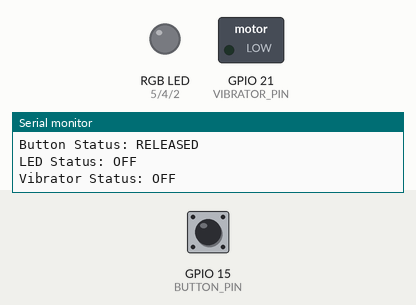
Recording of a program running on a simulated ESP32. Shown: switched loads named in the program (green lamp = pin HIGH), an RGB LED mixed from three pins (HIGH = lit), the last lines printed to the serial monitor. Inputs (shaded band) come from the test bench; at power-on: GPIO 15 (BUTTON_PIN) HIGH. Dim RGB values are drawn brighter than linear.

Above: at 1.2 s.
1.3 s: GPIO 15 (BUTTON_PIN) pulled LOW for 0.15 s
At 2.7 s:
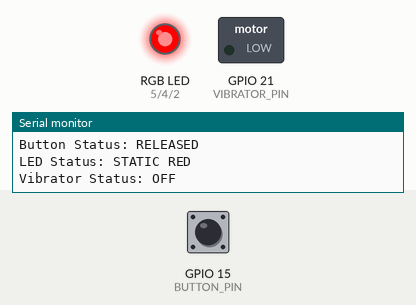
3.0 s: GPIO 15 (BUTTON_PIN) pulled LOW for 1 s
At 5.7 s:
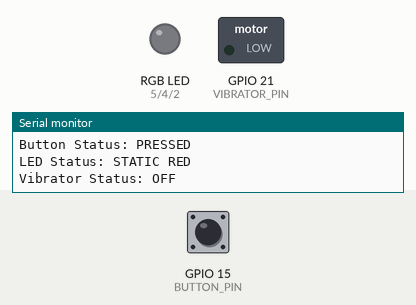
6.7 s: GPIO 15 (BUTTON_PIN) pulled LOW for 3.2 s
At 10.21 s:
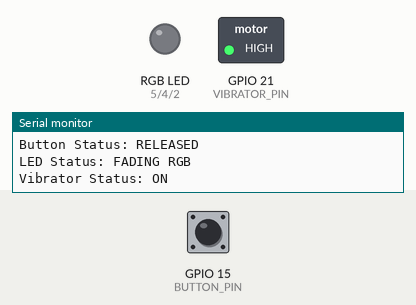
11.4 s: GPIO 15 (BUTTON_PIN) pulled LOW for 0.15 s
At 12.8 s:
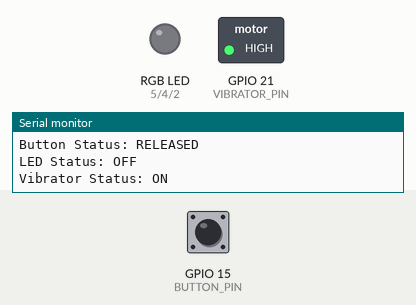
13.1 s: GPIO 15 (BUTTON_PIN) pulled LOW for 0.15 s
At 14.1 s:
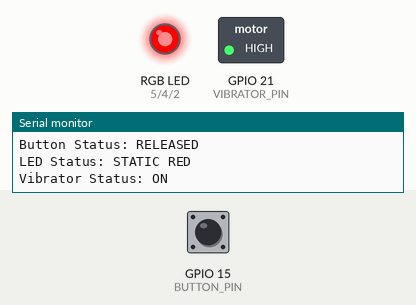
14.8 s: GPIO 15 (BUTTON_PIN) pulled LOW for 1 s
At 26.51 s:
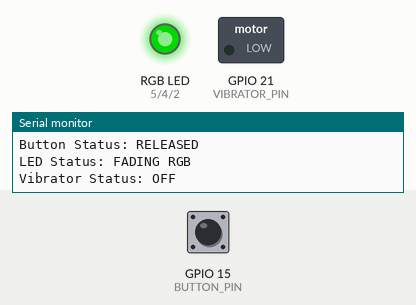
Timing chart, 0 to 26.4 s (numbered marks = the images above; inputs shaded):
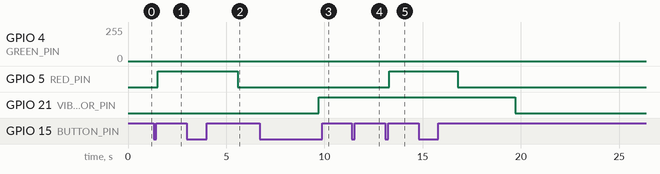

Measured:
- after the input at 1.3 s, GPIO 5 (RED_PIN): LOW → HIGH after 0.20 s
- after the input at 3.0 s, GPIO 5 (RED_PIN): HIGH → LOW after 2.6 s
- after the input at 6.7 s, GPIO 4 (GREEN_PIN): stays 0/255 (without the input it goes to 20/255 after 2.8 s); GPIO 5 (RED_PIN): stays LOW (without the input it goes to HIGH after 2.8 s)
- after the input at 11.4 s, GPIO 4 (GREEN_PIN): stays 0/255 (without the input it goes to 73/255 after 1.7 s)
- after the input at 13.1 s, GPIO 5 (RED_PIN): LOW → HIGH after 0.20 s
- after the input at 14.8 s, GPIO 5 (RED_PIN): HIGH → LOW after 2.0 s

The program:

main.cpp
```cpp
#include <Arduino.h>
#include <main.h>

// RGB LED states
volatile LEDState currentLEDState = LED_OFF;

// button machine states
volatile BUTTONState currentBTNState = NONE;

// Monitoring system variables
String ledStatus = "OFF";
uint vibratorActive = 0;

unsigned long lastDebounceTime = 0; // the last time the button was toggled
unsigned long idleStartTime = 0;    // Time when system became idle

int buttonState = HIGH;         // current state of the button (HIGH is unpressed)
int lastButtonState = HIGH;     // previous state of the button
bool longPressDetected = false; // flag to track if a long press was detected

// FreeRTOS handles
TimerHandle_t vibartorTimer;
TaskHandle_t fadeTaskHandle = NULL;
TaskHandle_t monitorTaskHandle = NULL;
TaskHandle_t buttonTaskHandle = NULL;

/**
 * setupPWM - PWM setup.
 *
 * This function initializes the PWM channels for the RGB LED.
 *
 * @return: TRUE if PWM setup was successful, FALSE otherwise.
 */
bool setupPWM()
{
  if (!ledcSetup(0, PWM_FREQUENCY, PWM_RESOLUTION)) {
    Serial.println("Failed to setup channel 0");
    return false;
  }
  if (!ledcSetup(1, PWM_FREQUENCY, PWM_RESOLUTION)) {
    Serial.println("Failed to setup channel 1");
    return false;
  }
  if (!ledcSetup(2, PWM_FREQUENCY, PWM_RESOLUTION)) {
    Serial.println("Failed to setup channel 2");
    return false;
  }

  ledcAttachPin(RED_PIN, 0);
  ledcAttachPin(GREEN_PIN, 2);
  ledcAttachPin(BLUE_PIN, 3);
  return true;
}

/**
 * debounceButton - Button debouncing.
 *
 * This function debounces the button by checking the button state.
 *
 * @return: void.
 */
void debounceButton()
{
  // Read the current button state
  int reading = digitalRead(BUTTON_PIN);

  // If the button state has changed due to noise or pressing, reset the debounce timer
  if (reading != lastButtonState)
  {
    lastDebounceTime = millis(); // Reset the debounce timer
  }

  // If the button state has been stable longer than the debounce delay
  if ((millis() - lastDebounceTime) > DEBOUNCE_DELAY)
  {
    // Detect button press (LOW state)
    if (reading == LOW && buttonState == HIGH)
    {
      buttonState = LOW;         // Update button state to pressed
      longPressDetected = false; // Reset long press detection
    }

    // Detect long press while the button is still pressed
    if (buttonState == LOW && (millis() - lastDebounceTime) > LONG_PRESS_DELAY && !longPressDetected)
    {
      longPressDetected = true; // Mark long press as detected
      // Serial.println("Long press detected");
      currentBTNState = LONG_PRESS;
    }

    // Detect button release (HIGH state)
    if (reading == HIGH && buttonState == LOW)
    {
      buttonState = HIGH; // Update button state to released
      if (!longPressDetected)
      {
        // If no long press was detected, it's a short press
        // Serial.println("Short press detected");
        currentBTNState = PRESSED_ONCE;
      }
      // Reset longPressDetected for the next cycle
      longPressDetected = false;
    }
  }
  // Update the last button state for the next loop iteration
  lastButtonState = reading;
}

/**
 * fadeTask - Task for fading RGB LED.
 *
 * This function fades the RGB LED through different colors.
 *
 * @param pvParameters: void pointer to task parameters.
 * @return: void.
 */
void fadeTask(void *pvParameters)
{
  while (true)
  {
    for (int i = 0; i <= 255; i++)
    {
      ledcWrite(0, i);       // Red
      ledcWrite(1, 255 - i); // Green
      vTaskDelay(3 / portTICK_PERIOD_MS);
    }

    for (int i = 0; i <= 255; i++)
    {
      ledcWrite(2, i);       // Blue
      ledcWrite(0, 255 - i); // Red
      vTaskDelay(3 / portTICK_PERIOD_MS);
    }

    for (int i = 0; i <= 255; i++)
    {
      ledcWrite(1, i);       // Green
      ledcWrite(2, 255 - i); // Blue
      vTaskDelay(3 / portTICK_PERIOD_MS);
    }
  }
}

/**
 * updateLEDState - Function to handle LED states.
 *
 * This function updates the LED state based on the current state.
 *
 * @return: void.
 */
void updateLEDState()
{
  switch (currentLEDState)
  {
  case LED_OFF:
    vTaskSuspend(fadeTaskHandle);
    ledcWrite(0, 0);
    ledcWrite(1, 0);
    ledcWrite(2, 0);
    ledStatus = "OFF";
    break;
  case LED_STATIC_RED:
    vTaskSuspend(fadeTaskHandle);
    ledcWrite(0, 255);
    ledcWrite(1, 0);
    ledcWrite(2, 0);
    ledStatus = "STATIC RED";
    break;
  case LED_FADE_RGB:
    if (fadeTaskHandle != NULL)
    {
      vTaskResume(fadeTaskHandle);
    }
    ledStatus = "FADING RGB";
    break;
  }
}

/**
 * updateButtonState - Function to handle button states.
 *
 * This function updates the button state based on the current state.
 *
 * @return: void.
 */
void updateButtonState()
{
  switch (currentBTNState)
  {
  case NONE:
    // Serial.println("No button press detected...");
    break;
  case PRESSED_ONCE:
    // Serial.println("Short button press detected...");
    currentLEDState = static_cast<LEDState>((currentLEDState + 1) % 3);
    currentBTNState = NONE;
    break;
  case LONG_PRESS:
    // Serial.println("Button held for more than 3 seconds");
    vibratorActive = 1;
    digitalWrite(VIBRATOR_PIN, HIGH);
    if (vibartorTimer != NULL)
    {
      // Start the timer with a delay of 0 ticks
      xTimerStart(vibartorTimer, 0);
    }
    currentBTNState = NONE;
    break;
  }
}

/**
 * monitorTask - Task for device monitoring every 2 seconds.
 *
 * This function prints the status of the button, LED, and vibrator every 2 seconds.
 *
 * @param pvParameters: void pointer to task parameters.
 * @return: void.
 */
void monitorTask(void *pvParameters)
{
  while (true)
  {
    Serial.print("Button Status: ");
    Serial.println(buttonState ? "RELEASED" : "PRESSED");
    Serial.print("LED Status: ");
    Serial.println(ledStatus);
    Serial.print("Vibrator Status: ");
    Serial.println(vibratorActive ? "ON" : "OFF");
    vTaskDelay(2000 / portTICK_PERIOD_MS);
  }
}

/**
 * vibratorRunning - Timer callback function for vibrator.
 *
 * This function is called when the vibrator timer expires.
 *
 * @param xTimer: Timer handle.
 * @return: void.
 */
void vibratorRunning(TimerHandle_t xTimer)
{
  // Serial.println("Timer expired!");
  digitalWrite(VIBRATOR_PIN, LOW);
  vibratorActive = 0;
}

/**
 * enterSleepIfIdle - Function to enter deep sleep if idle.
 *
 * This function checks if the system is idle and enters deep sleep after IDLE_TIMEOUT seconds.
 *
 * @return: void.
 */
void enterSleepIfIdle()
{
  // Check if the system is idle (LED is off and vibrator is off)
  if (currentLEDState == LED_OFF && vibratorActive == 0)
  {
    // If system just became idle, store the current time
    if (idleStartTime == 0)
    {
      idleStartTime = millis();
    }

    // If the system has been idle for more than the idle timeout (5 seconds)
    if (millis() - idleStartTime >= IDLE_TIMEOUT)
    {
      Serial.println("System idle for 5 seconds, entering deep sleep...");

      // Configure the button pin to wake the ESP32 from deep sleep
      esp_sleep_enable_ext0_wakeup(GPIO_NUM_15, LOW); // Wake on falling edge (LOW)

      // Enter deep sleep
      esp_deep_sleep_start();
    }
  }
  else
  {
    // Reset the idle timer if the system is not idle
    idleStartTime = 0;
  }
}

void setup()
{
  // Initialize serial communication
  Serial.begin(115200);

  // Check if the ESP32 woke up from deep sleep
  if (esp_sleep_get_wakeup_cause() == ESP_SLEEP_WAKEUP_EXT0)
  {
    Serial.println("Woke up from deep sleep");
  }

  // Initialize pins
  pinMode(BUTTON_PIN, INPUT_PULLUP);
  pinMode(RED_PIN, OUTPUT);
  pinMode(GREEN_PIN, OUTPUT);
  pinMode(BLUE_PIN, OUTPUT);
  pinMode(VIBRATOR_PIN, OUTPUT);

  // Initialize PWM
  setupPWM();

  // Create monitoring task
  xTaskCreate(monitorTask, "Monitor Task", 1024, NULL, 1, &monitorTaskHandle);

  // Create vibrator timer
  vibartorTimer = xTimerCreate(
      "vibartorTimer",      // Human-readable name for debugging
      pdMS_TO_TICKS(10000), // Timer period in ticks (time duration)
      false,                // If pdTRUE, the timer will automatically reload itself (i.e., repeat periodically)
      NULL,                 // Optional user-defined ID associated with the timer
      vibratorRunning       // Function called when the timer expires
  );

  // Create led fade task and suspend it
  xTaskCreate(fadeTask, "LED Fade Task", 1024, NULL, 1, &fadeTaskHandle);
  // Suspend the task initially
  vTaskSuspend(fadeTaskHandle);
}

void loop()
{
  updateLEDState();
  debounceButton();
  updateButtonState();
  enterSleepIfIdle();
}
```

main.h
```cpp
#ifndef MAIN_H
#define MAIN_H

// Pin definitions
#define BUTTON_PIN 15
#define RED_PIN 5
#define GREEN_PIN 4
#define BLUE_PIN 2
#define VIBRATOR_PIN 21

// PWM settings
#define PWM_FREQUENCY 5000
#define PWM_RESOLUTION 8

// System settings
#define IDLE_TIMEOUT 10000     // 5 seconds of idle before sleep
#define DEBOUNCE_DELAY 50     // Debounce time in milliseconds
#define LONG_PRESS_DELAY 3000 // Long press duration in milliseconds

enum LEDState
{
    LED_OFF,
    LED_STATIC_RED,
    LED_FADE_RGB
};
enum BUTTONState
{
    NONE,
    PRESSED_ONCE,
    LONG_PRESS
};

bool setupPWM();
void debounceButton();
void fadeTask(void *pvParameters);
void updateLEDState();
void updateButtonState();
void monitorTask(void *pvParameters);
void vibratorRunning(TimerHandle_t xTimer);
void enterSleepIfIdle();

#endif
```
